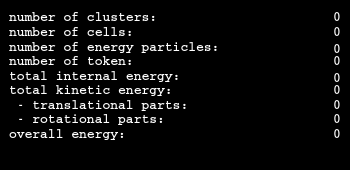
<?xml version="1.0" encoding="UTF-8"?>
<ui version="4.0">
 <class>Monitor</class>
 <widget class="QMainWindow" name="Monitor">
  <property name="windowModality">
   <enum>Qt::NonModal</enum>
  </property>
  <property name="geometry">
   <rect>
    <x>0</x>
    <y>0</y>
    <width>350</width>
    <height>170</height>
   </rect>
  </property>
  <property name="sizePolicy">
   <sizepolicy hsizetype="Expanding" vsizetype="Fixed">
    <horstretch>0</horstretch>
    <verstretch>0</verstretch>
   </sizepolicy>
  </property>
  <property name="minimumSize">
   <size>
    <width>350</width>
    <height>170</height>
   </size>
  </property>
  <property name="maximumSize">
   <size>
    <width>350</width>
    <height>170</height>
   </size>
  </property>
  <property name="palette">
   <palette>
    <active>
     <colorrole role="WindowText">
      <brush brushstyle="SolidPattern">
       <color alpha="255">
        <red>255</red>
        <green>255</green>
        <blue>255</blue>
       </color>
      </brush>
     </colorrole>
     <colorrole role="Button">
      <brush brushstyle="SolidPattern">
       <color alpha="255">
        <red>0</red>
        <green>0</green>
        <blue>0</blue>
       </color>
      </brush>
     </colorrole>
     <colorrole role="Mid">
      <brush brushstyle="SolidPattern">
       <color alpha="255">
        <red>0</red>
        <green>0</green>
        <blue>0</blue>
       </color>
      </brush>
     </colorrole>
     <colorrole role="Base">
      <brush brushstyle="SolidPattern">
       <color alpha="255">
        <red>255</red>
        <green>255</green>
        <blue>255</blue>
       </color>
      </brush>
     </colorrole>
     <colorrole role="Window">
      <brush brushstyle="SolidPattern">
       <color alpha="255">
        <red>0</red>
        <green>0</green>
        <blue>0</blue>
       </color>
      </brush>
     </colorrole>
    </active>
    <inactive>
     <colorrole role="WindowText">
      <brush brushstyle="SolidPattern">
       <color alpha="255">
        <red>255</red>
        <green>255</green>
        <blue>255</blue>
       </color>
      </brush>
     </colorrole>
     <colorrole role="Button">
      <brush brushstyle="SolidPattern">
       <color alpha="255">
        <red>0</red>
        <green>0</green>
        <blue>0</blue>
       </color>
      </brush>
     </colorrole>
     <colorrole role="Mid">
      <brush brushstyle="SolidPattern">
       <color alpha="255">
        <red>0</red>
        <green>0</green>
        <blue>0</blue>
       </color>
      </brush>
     </colorrole>
     <colorrole role="Base">
      <brush brushstyle="SolidPattern">
       <color alpha="255">
        <red>255</red>
        <green>255</green>
        <blue>255</blue>
       </color>
      </brush>
     </colorrole>
     <colorrole role="Window">
      <brush brushstyle="SolidPattern">
       <color alpha="255">
        <red>0</red>
        <green>0</green>
        <blue>0</blue>
       </color>
      </brush>
     </colorrole>
    </inactive>
    <disabled>
     <colorrole role="WindowText">
      <brush brushstyle="SolidPattern">
       <color alpha="255">
        <red>103</red>
        <green>102</green>
        <blue>100</blue>
       </color>
      </brush>
     </colorrole>
     <colorrole role="Button">
      <brush brushstyle="SolidPattern">
       <color alpha="255">
        <red>0</red>
        <green>0</green>
        <blue>0</blue>
       </color>
      </brush>
     </colorrole>
     <colorrole role="Mid">
      <brush brushstyle="SolidPattern">
       <color alpha="255">
        <red>0</red>
        <green>0</green>
        <blue>0</blue>
       </color>
      </brush>
     </colorrole>
     <colorrole role="Base">
      <brush brushstyle="SolidPattern">
       <color alpha="255">
        <red>0</red>
        <green>0</green>
        <blue>0</blue>
       </color>
      </brush>
     </colorrole>
     <colorrole role="Window">
      <brush brushstyle="SolidPattern">
       <color alpha="255">
        <red>0</red>
        <green>0</green>
        <blue>0</blue>
       </color>
      </brush>
     </colorrole>
    </disabled>
   </palette>
  </property>
  <property name="font">
   <font>
    <family>Courier New</family>
    <weight>75</weight>
    <bold>true</bold>
   </font>
  </property>
  <property name="windowTitle">
   <string>alien monitor</string>
  </property>
  <property name="windowOpacity">
   <double>0.800000000000000</double>
  </property>
  <property name="documentMode">
   <bool>false</bool>
  </property>
  <property name="dockNestingEnabled">
   <bool>false</bool>
  </property>
  <property name="unifiedTitleAndToolBarOnMac">
   <bool>false</bool>
  </property>
  <widget class="QWidget" name="centralwidget">
   <property name="sizePolicy">
    <sizepolicy hsizetype="Expanding" vsizetype="Expanding">
     <horstretch>0</horstretch>
     <verstretch>0</verstretch>
    </sizepolicy>
   </property>
   <property name="minimumSize">
    <size>
     <width>260</width>
     <height>0</height>
    </size>
   </property>
   <property name="maximumSize">
    <size>
     <width>16777215</width>
     <height>190</height>
    </size>
   </property>
   <widget class="QLabel" name="label_7">
    <property name="geometry">
     <rect>
      <x>9</x>
      <y>9</y>
      <width>221</width>
      <height>16</height>
     </rect>
    </property>
    <property name="font">
     <font>
      <family>Courier</family>
      <pointsize>10</pointsize>
      <weight>75</weight>
      <bold>true</bold>
     </font>
    </property>
    <property name="text">
     <string>number of clusters:</string>
    </property>
   </widget>
   <widget class="QLabel" name="numberClustersLabel">
    <property name="geometry">
     <rect>
      <x>220</x>
      <y>9</y>
      <width>121</width>
      <height>16</height>
     </rect>
    </property>
    <property name="font">
     <font>
      <family>Courier</family>
      <pointsize>10</pointsize>
      <weight>75</weight>
      <bold>true</bold>
     </font>
    </property>
    <property name="text">
     <string>0</string>
    </property>
    <property name="alignment">
     <set>Qt::AlignRight|Qt::AlignTrailing|Qt::AlignVCenter</set>
    </property>
   </widget>
   <widget class="QLabel" name="label">
    <property name="geometry">
     <rect>
      <x>9</x>
      <y>24</y>
      <width>221</width>
      <height>16</height>
     </rect>
    </property>
    <property name="font">
     <font>
      <family>Courier</family>
      <pointsize>10</pointsize>
      <weight>75</weight>
      <bold>true</bold>
     </font>
    </property>
    <property name="text">
     <string>number of cells:</string>
    </property>
   </widget>
   <widget class="QLabel" name="numberCellsLabel">
    <property name="geometry">
     <rect>
      <x>220</x>
      <y>24</y>
      <width>121</width>
      <height>16</height>
     </rect>
    </property>
    <property name="font">
     <font>
      <family>Courier</family>
      <pointsize>10</pointsize>
      <weight>75</weight>
      <bold>true</bold>
     </font>
    </property>
    <property name="text">
     <string>0</string>
    </property>
    <property name="alignment">
     <set>Qt::AlignRight|Qt::AlignTrailing|Qt::AlignVCenter</set>
    </property>
   </widget>
   <widget class="QLabel" name="label_2">
    <property name="geometry">
     <rect>
      <x>9</x>
      <y>39</y>
      <width>241</width>
      <height>16</height>
     </rect>
    </property>
    <property name="font">
     <font>
      <family>Courier</family>
      <pointsize>10</pointsize>
      <weight>75</weight>
      <bold>true</bold>
     </font>
    </property>
    <property name="text">
     <string>number of energy particles:</string>
    </property>
   </widget>
   <widget class="QLabel" name="numberEnergyParticlesLabel">
    <property name="geometry">
     <rect>
      <x>250</x>
      <y>39</y>
      <width>91</width>
      <height>20</height>
     </rect>
    </property>
    <property name="font">
     <font>
      <family>Courier</family>
      <pointsize>10</pointsize>
      <weight>75</weight>
      <bold>true</bold>
     </font>
    </property>
    <property name="text">
     <string>0</string>
    </property>
    <property name="alignment">
     <set>Qt::AlignRight|Qt::AlignTrailing|Qt::AlignVCenter</set>
    </property>
   </widget>
   <widget class="QLabel" name="label_4">
    <property name="geometry">
     <rect>
      <x>9</x>
      <y>53</y>
      <width>211</width>
      <height>16</height>
     </rect>
    </property>
    <property name="font">
     <font>
      <family>Courier</family>
      <pointsize>10</pointsize>
      <weight>75</weight>
      <bold>true</bold>
     </font>
    </property>
    <property name="text">
     <string>number of token:</string>
    </property>
   </widget>
   <widget class="QLabel" name="numberTokenLabel">
    <property name="geometry">
     <rect>
      <x>220</x>
      <y>53</y>
      <width>121</width>
      <height>16</height>
     </rect>
    </property>
    <property name="font">
     <font>
      <family>Courier</family>
      <pointsize>10</pointsize>
      <weight>75</weight>
      <bold>true</bold>
     </font>
    </property>
    <property name="text">
     <string>0</string>
    </property>
    <property name="alignment">
     <set>Qt::AlignRight|Qt::AlignTrailing|Qt::AlignVCenter</set>
    </property>
   </widget>
   <widget class="QLabel" name="label_3">
    <property name="geometry">
     <rect>
      <x>9</x>
      <y>68</y>
      <width>221</width>
      <height>16</height>
     </rect>
    </property>
    <property name="font">
     <font>
      <family>Courier</family>
      <pointsize>10</pointsize>
      <weight>75</weight>
      <bold>true</bold>
     </font>
    </property>
    <property name="text">
     <string>total internal energy:</string>
    </property>
   </widget>
   <widget class="QLabel" name="internalEnergyLabel">
    <property name="geometry">
     <rect>
      <x>230</x>
      <y>68</y>
      <width>111</width>
      <height>20</height>
     </rect>
    </property>
    <property name="font">
     <font>
      <family>Courier</family>
      <pointsize>10</pointsize>
      <weight>75</weight>
      <bold>true</bold>
     </font>
    </property>
    <property name="text">
     <string>0</string>
    </property>
    <property name="alignment">
     <set>Qt::AlignRight|Qt::AlignTrailing|Qt::AlignVCenter</set>
    </property>
   </widget>
   <widget class="QLabel" name="label_9">
    <property name="geometry">
     <rect>
      <x>9</x>
      <y>82</y>
      <width>211</width>
      <height>16</height>
     </rect>
    </property>
    <property name="font">
     <font>
      <family>Courier</family>
      <pointsize>10</pointsize>
      <weight>75</weight>
      <bold>true</bold>
     </font>
    </property>
    <property name="text">
     <string>total kinetic energy:</string>
    </property>
   </widget>
   <widget class="QLabel" name="kinEnergyLabel">
    <property name="geometry">
     <rect>
      <x>220</x>
      <y>82</y>
      <width>121</width>
      <height>16</height>
     </rect>
    </property>
    <property name="font">
     <font>
      <family>Courier</family>
      <pointsize>10</pointsize>
      <weight>75</weight>
      <bold>true</bold>
     </font>
    </property>
    <property name="text">
     <string>0</string>
    </property>
    <property name="alignment">
     <set>Qt::AlignRight|Qt::AlignTrailing|Qt::AlignVCenter</set>
    </property>
   </widget>
   <widget class="QLabel" name="label_5">
    <property name="geometry">
     <rect>
      <x>9</x>
      <y>97</y>
      <width>211</width>
      <height>16</height>
     </rect>
    </property>
    <property name="font">
     <font>
      <family>Courier</family>
      <pointsize>10</pointsize>
      <weight>75</weight>
      <bold>true</bold>
     </font>
    </property>
    <property name="text">
     <string> - translational parts:</string>
    </property>
   </widget>
   <widget class="QLabel" name="transEnergyLabel">
    <property name="geometry">
     <rect>
      <x>220</x>
      <y>97</y>
      <width>121</width>
      <height>16</height>
     </rect>
    </property>
    <property name="font">
     <font>
      <family>Courier</family>
      <pointsize>10</pointsize>
      <weight>75</weight>
      <bold>true</bold>
     </font>
    </property>
    <property name="text">
     <string>0</string>
    </property>
    <property name="alignment">
     <set>Qt::AlignRight|Qt::AlignTrailing|Qt::AlignVCenter</set>
    </property>
   </widget>
   <widget class="QLabel" name="rotEnergyLabel">
    <property name="geometry">
     <rect>
      <x>220</x>
      <y>111</y>
      <width>121</width>
      <height>16</height>
     </rect>
    </property>
    <property name="font">
     <font>
      <family>Courier</family>
      <pointsize>10</pointsize>
      <weight>75</weight>
      <bold>true</bold>
     </font>
    </property>
    <property name="text">
     <string>0</string>
    </property>
    <property name="alignment">
     <set>Qt::AlignRight|Qt::AlignTrailing|Qt::AlignVCenter</set>
    </property>
   </widget>
   <widget class="QLabel" name="label_6">
    <property name="geometry">
     <rect>
      <x>9</x>
      <y>126</y>
      <width>211</width>
      <height>16</height>
     </rect>
    </property>
    <property name="font">
     <font>
      <family>Courier</family>
      <pointsize>10</pointsize>
      <weight>75</weight>
      <bold>true</bold>
     </font>
    </property>
    <property name="text">
     <string>overall energy:</string>
    </property>
   </widget>
   <widget class="QLabel" name="totalEnergyLabel">
    <property name="geometry">
     <rect>
      <x>220</x>
      <y>126</y>
      <width>121</width>
      <height>16</height>
     </rect>
    </property>
    <property name="font">
     <font>
      <family>Courier</family>
      <pointsize>10</pointsize>
      <weight>75</weight>
      <bold>true</bold>
     </font>
    </property>
    <property name="text">
     <string>0</string>
    </property>
    <property name="alignment">
     <set>Qt::AlignRight|Qt::AlignTrailing|Qt::AlignVCenter</set>
    </property>
   </widget>
   <widget class="QLabel" name="label_8">
    <property name="geometry">
     <rect>
      <x>9</x>
      <y>111</y>
      <width>211</width>
      <height>16</height>
     </rect>
    </property>
    <property name="font">
     <font>
      <family>Courier</family>
      <pointsize>10</pointsize>
      <weight>75</weight>
      <bold>true</bold>
     </font>
    </property>
    <property name="text">
     <string> - rotational parts:</string>
    </property>
   </widget>
  </widget>
 </widget>
 <resources/>
 <connections/>
</ui>
